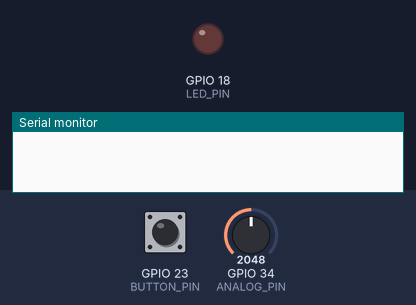
The sketch below on a simulated ESP32. On the bench: output pins drawn as LEDs (lit = HIGH), the last lines printed to the serial monitor. The test bench sets the inputs (shaded band); at power-on: GPIO 23 (BUTTON_PIN) HIGH, GPIO 34 (ANALOG_PIN) = 2048 (analog values on the 0–4095 scale).

Above: at 1.2 s.
1.3 s: GPIO 23 (BUTTON_PIN) pulled LOW for 0.15 s
At 1.9 s:
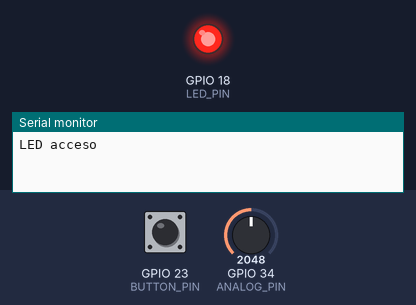
2.9 s: GPIO 23 (BUTTON_PIN) pulled LOW for 1 s
At 4.3 s:
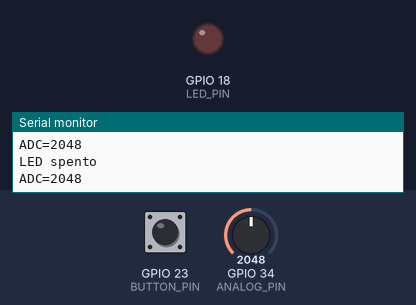
5.4 s: GPIO 23 (BUTTON_PIN) pulled LOW for 3.2 s
At 6.2 s:
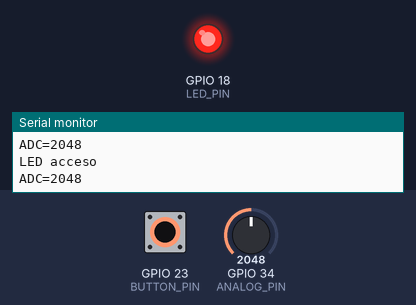
Timing chart, 0 to 8.4 s (numbered marks = the images above; inputs shaded):
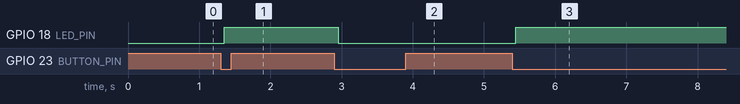

Measured:
- after the input at 1.3 s, GPIO 18 (LED_PIN): LOW → HIGH after 0.05 s
- after the input at 2.9 s, GPIO 18 (LED_PIN): HIGH → LOW after 0.05 s
- after the input at 5.4 s, GPIO 18 (LED_PIN): LOW → HIGH after 0.05 s

The sketch:

Pulsanti_05_non_bloccante.ino
```cpp
#include <Arduino.h>

// Sketch con funzionalità non bloccante
const int BUTTON_PIN = 23;  // Pin a cui è collegato il pulsante
const int LED_PIN = 18;    // Pin a cui è collegato il LED
const int ANALOG_PIN = 34;  // Cursore potenziometro 10 kohm, estremi a 3V3/GND

// Variabili di stato
int ledState = LOW;                        // Stato corrente del LED
int buttonState = HIGH;                    // Stato corrente del pulsante
int lastButtonState = HIGH;                // Stato precedente del pulsante

// Variabili per il timing
unsigned long lastDebounceTime = 0;        // Ultimo momento in cui il pin è cambiato
unsigned long lastAnalogReadTime = 0;        // Ultimo momento in cui è stata letta la lettura analogica
const unsigned long DEBOUNCE_DELAY = 50;   // Tempo di debounce (ms)
const unsigned long ANALOG_READ_INTERVAL = 2000;  // Intervallo di lettura della lettura analogica (ms)

void setup() {
  Serial.begin(115200);
  analogReadResolution(12);
  analogSetPinAttenuation(ANALOG_PIN, ADC_11db);
  lastAnalogReadTime = millis();
  pinMode(BUTTON_PIN, INPUT_PULLUP);
  buttonState = lastButtonState = digitalRead(BUTTON_PIN);
  lastDebounceTime = millis();
  pinMode(LED_PIN, OUTPUT);
  digitalWrite(LED_PIN, ledState);
}

void loop() {
  unsigned long currentMillis = millis();

  // Task 1: Gestione del pulsante con debouncing
  int reading = digitalRead(BUTTON_PIN);
  if (reading != lastButtonState) {
    lastDebounceTime = currentMillis;
  }

  if ((currentMillis - lastDebounceTime) >= DEBOUNCE_DELAY) {
    if (reading != buttonState) {
      buttonState = reading;
      if (buttonState == LOW) {  // Se il pulsante è premuto (LOW con pull-up)
        ledState = !ledState;    // Inverti lo stato del LED
        digitalWrite(LED_PIN, ledState);
        Serial.println(ledState ? "LED acceso" : "LED spento");
      }
    }
  }
  lastButtonState = reading;

  // Task 2: Lettura analogica periodica
  if (currentMillis - lastAnalogReadTime >= ANALOG_READ_INTERVAL) {
    lastAnalogReadTime = currentMillis;
    const int raw = analogRead(ANALOG_PIN);
    Serial.print("ADC="); Serial.println(raw);
  }

  // Altri task possono essere aggiunti qui senza bloccare l'esecuzione
  delay(1);
}
```
